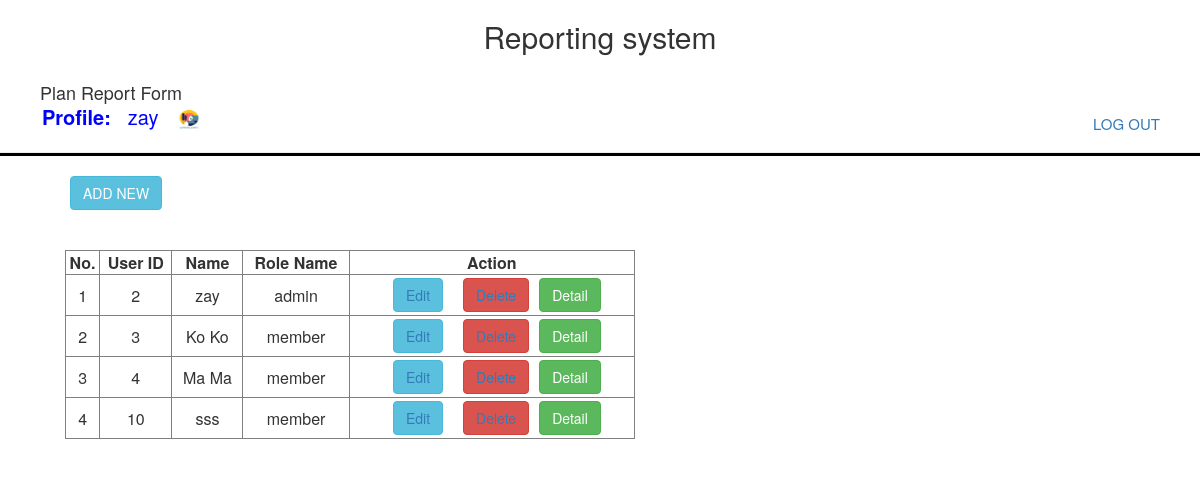
Page /admin/userlist.php (signed in) on the committed database.
### tables this page shows
CREATE TABLE `profile_details` (
  `id` int(11) NOT NULL,
  `user_id` int(11) NOT NULL,
  `phone_no` varchar(11) NOT NULL,
  `township` text NOT NULL,
  `city` text NOT NULL,
  `profile_image` varchar(350) NOT NULL
);

CREATE TABLE `user_master` (
  `id` int(11) NOT NULL,
  `name` varchar(50) NOT NULL,
  `email` varchar(255) NOT NULL,
  `password` varchar(255) NOT NULL,
  `role` int(11) NOT NULL,
  `role_name` text NOT NULL,
  `active` int(11) NOT NULL,
  `created_date` datetime NOT NULL,
  `updated_date` datetime NOT NULL
);

### admin/userlist.php (the view, shortened to what this page needs)
<?php
include ("header.php");
$auth =isset($_SESSION['auth']);
include("config/db_controller.php");
$sql=mysqli_query($conn,"SELECT * FROM user_master");
?>
<?php if ($auth) {?>
 <!DOCTYPE html>
<html>
  <head>
  </head>
  <body>
<div class="main">
  <button type="button"  class="btn btn-info" data-toggle="modal" data-target="#myModal">ADD NEW</button>
  </div>
    <div class="container">
      <div id="box1">
      <table border="1" class="tablebody">
      <thead>
        <tr>
          <th><strong>No.</strong></th>
          <th><strong>User ID</strong></th>
          <th><strong>Name</strong></th>
          <th><strong>Role Name</strong></th>
          <th><strong>Action</strong></th>
        </tr>
      </thead>
      <tbody>
      <?php
      $i=1;
      foreach($sql as $row){?>
        <tr>
          <td><?php echo $i++?></td>
          <td><?php echo $row['id'];?></td>
          <td><?php echo $row['name'];?></a></td>
          <td><?php echo $row['role_name'];?></td>
          <td>
            <button type="button" class="btn btn-info" ><a href="useredit.php?id=<?php echo $row['id']?>">Edit</a></button><button class="btn btn-danger"><a href="userdelete.php?id=<?php echo $row['id']?>"onClick="return confirm('are you sure you want to delete??');">Delete</a></button><input type="button" onClick="getPage(<?php echo $row["id"]; ?>);" value="Detail" class="btn btn-success" /></td>
          </tr>
        <?php }
        ?>
      </tbody>
    </table>
      </div>
    </div>
</html>
<?php } else {
  header('location:login.php');
} ?>

### admin/header.php (shortened to what this page needs)
<?php
$auth =isset($_SESSION['auth']);
include ('config/db_controller.php');
$uid=$_SESSION['id'];
$sql=mysqli_query($conn,"SELECT * FROM profile_details WHERE user_id='$uid'");
$row=mysqli_fetch_assoc($sql);
?>
<?php if ($auth) {?>
<html>
<head>
  <link rel="stylesheet" href="https://maxcdn.bootstrapcdn.com/bootstrap/3.4.1/css/bootstrap.min.css">
</head>
<body>
	<h2 align="center">Reporting system</h2><br>
  <div class="conatiner">
        <h4 style="display: inline; margin-left: 40px;">Plan Report Form</h4><br>
        <label class="label" for="uname" style="font-size: 20px; color: blue; margin:10px 1px 10px 30px;">Profile:</label>
        <a href="profile.php" style="font-size: 20px; color: blue;text-align:left;"><?php echo $_SESSION['name']?> <img src="storage/images/<?php echo $row['profile_image'] ?>" style="margin-left: 10px;"alt="" height="25" width="30"></a></span>
        <a href="logout.php" class="new" style="text-align: center; float: right;font-size: 15px; margin:10px 40px 10px 0px;">LOG OUT</a>
        <hr style="background-color:black;height: 3px;">
      </div>
</body>
</html>
<?php } else {
header('location:login.php');
 } ?>

### admin/header.php (style rules this page uses)
.modal-body tr, td { padding: 3px; }
label { margin:10px 30px 10px 30px; }

### admin/userlist.php (style rules this page uses)
.container { margin:20px 50px 10px 50px; }
.main { background-color: white; margin-left: 50px; }
.main button { margin-left: 20px; }
#box1 { width: 50%; margin: 0px; }
#box1 th,td { text-align:center; }
#box1 button { margin:0px 10px 0px 10px; }
.tablebody { margin-top:20px;width:100%;height: 20%; padding: 10px; border-spacing:10px; }

### rows in the picture
profile_details: profile_image (picture)
user_master: id "2", name "zay", role_name "admin"
user_master: id "3", name "Ko Ko", role_name "member"
user_master: id "4", name "Ma Ma", role_name "member"
user_master: id "10", name "sss", role_name "member"

### other values in the picture
$_SESSION['name'] "zay"
